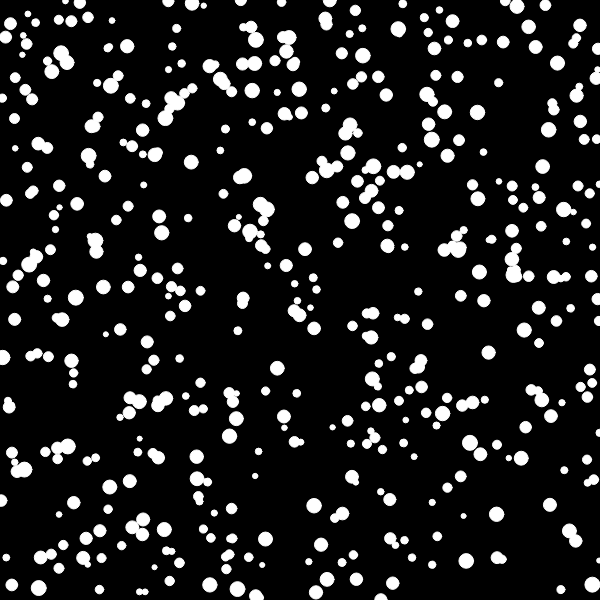
Frame 1 (no input)
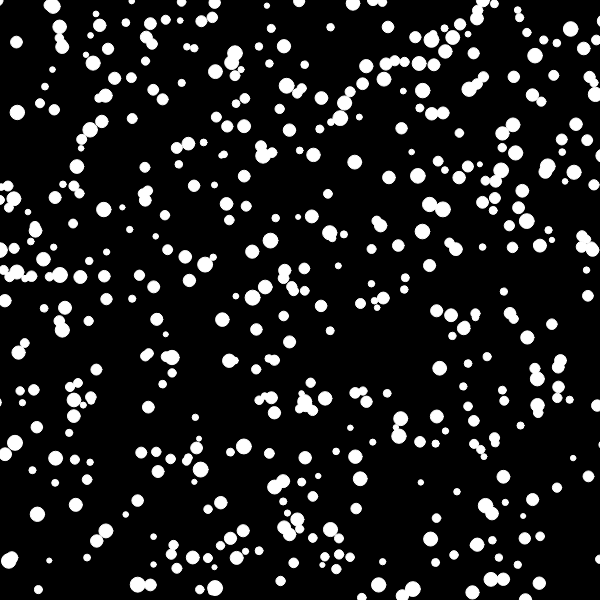
Frame 60 (no input)
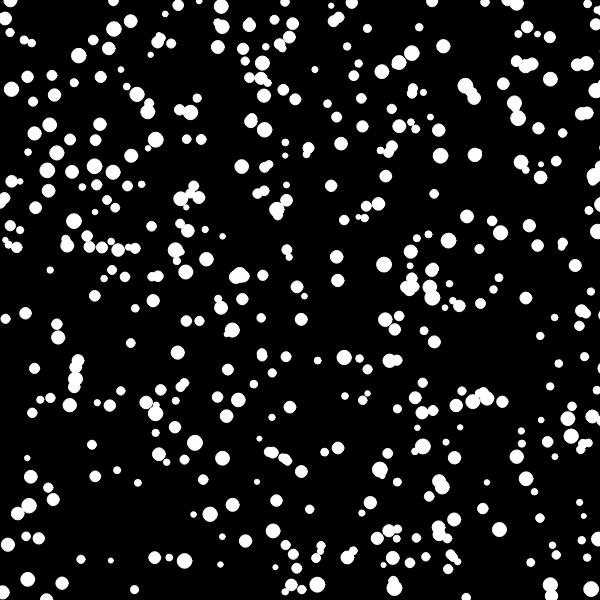
Frame 120 (the mouse pressed at the canvas centre since frame 60)

The p5.js sketch that drew these frames (run headless with seeded random() and noise() and a simulated clock; from frame 60 on, the mouse is pressed at the canvas centre):

// p5.js sketch
// ── sketch.js
let ball = [];
let amt = 500;


function setup() {
	createCanvas(600, 600);
	background(0);
   	for(let i = 0; i < amt; i++){	
		ball[i] = new Particle();
	}
}

function draw() {
	background(0);
	for(let i = 0; i < amt; i++){	
    	ball[i].display();
		ball[i].move()
	}
}


// ── Particle.js
function Particle() {
	stroke(255);
	fill(255);
	this.x = random(width);
	this.y = random(height);
	this.v = random(1,3);
	this.diameter = 5 * this.v;
	this.display = function() {
		ellipse(this.x, this.y, this.diameter, this.diameter);
	};
	this.move = function(){
		if(this.x > 600 + this.diameter){
			this.x = 0 - this.diameter;
		}
		this.x += this.v;
	}
}
